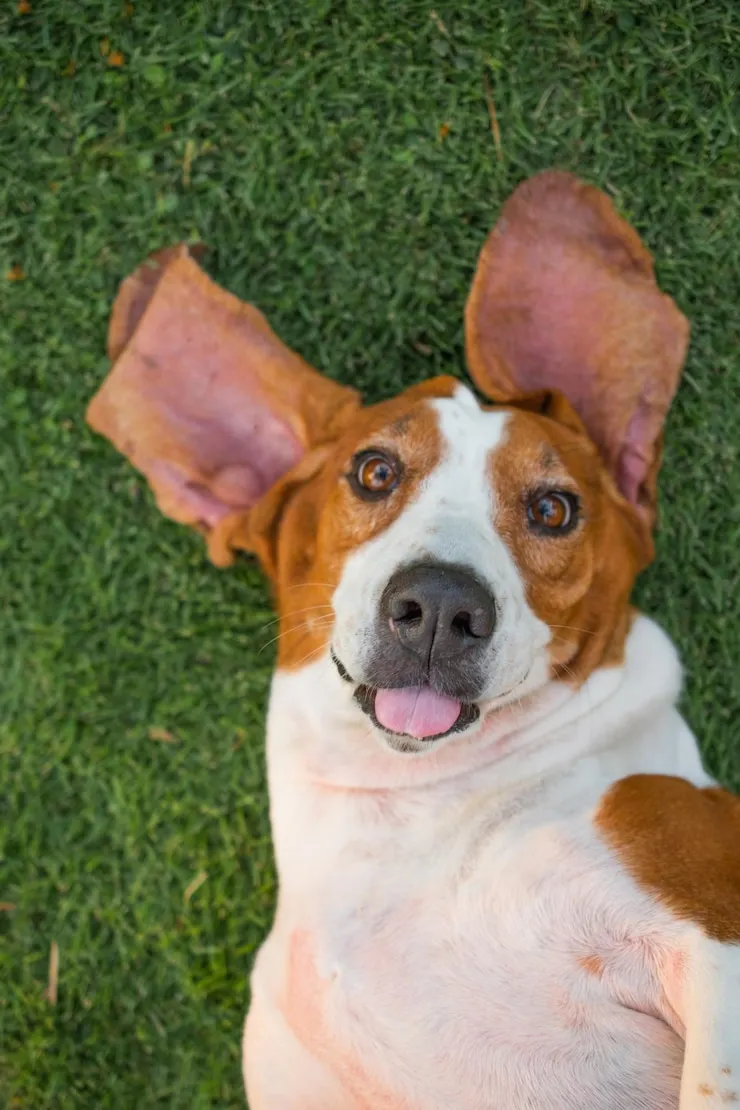
#> input picture Tema_4.2/Sources/Perro.png, 740 x 1110 px, found by its file name
$ python simpleBinaryUmb.py
#> lines starting #> are read from the running program, lines starting #| are printed output that depends on the picture; after the words box and inside, x2 and y2 are one past the last pixel; in counts of white or black regions, pixels touching at a corner belong together
import cv2

# Cargamos la imagen en escala de grises
img = cv2.imread("Tema_4.2/Sources/Perro.png", cv2.IMREAD_GRAYSCALE)
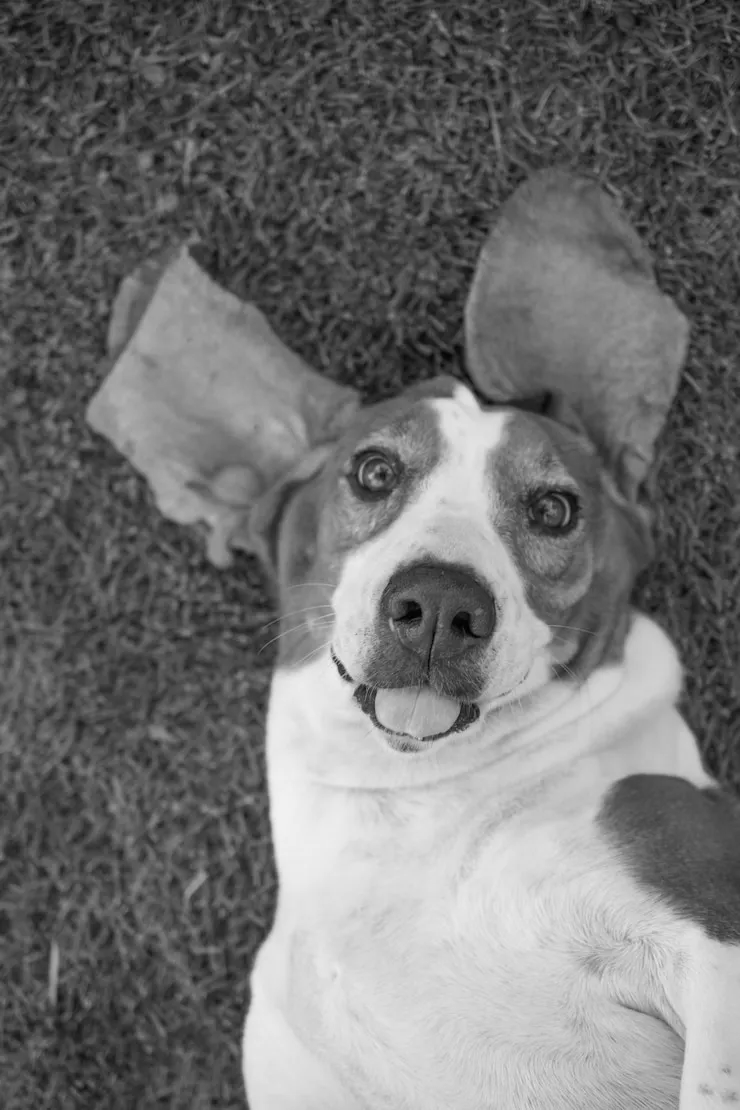
#> img: shape (1110, 740); min 0, max 241, mean 113.9

# Redimensionamos la imagen a la mitad
alto, ancho = img.shape[:2]
#> alto = 1110; ancho = 740
img_reducida = cv2.resize(img, (ancho // 2, alto // 2))

# Aplicamos la umbralización binaria
thresh, img_umbralizada = cv2.threshold(img_reducida, 128, 255, cv2.THRESH_BINARY)
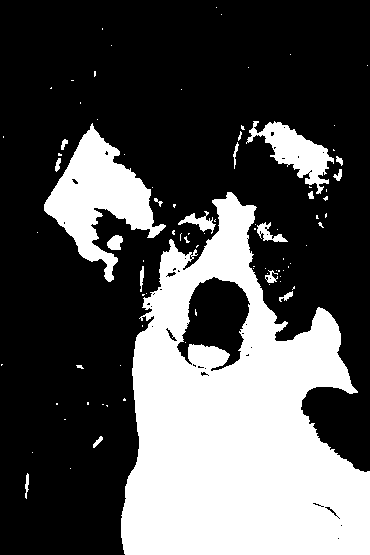
#> img_umbralizada: shape (555, 370); 32.4% white; 89 white regions (69 under 20 px), largest, box (x1, y1, x2, y2) and area: (121, 192, 370, 555) 54700, (44, 123, 166, 282) 7645, (246, 121, 334, 194) 2436

# Guardamos la imagen umbralizada
cv2.imwrite("ejemplo_umbralizado.jpg", img_umbralizada)

# Mostramos las imágenes
cv2.imshow("Imagen original reducida", img_reducida)
cv2.imshow("Imagen umbralizada (binaria)", img_umbralizada)

# Esperamos a que el usuario presione una tecla para cerrar las ventanas
cv2.waitKey(0)
cv2.destroyAllWindows()
